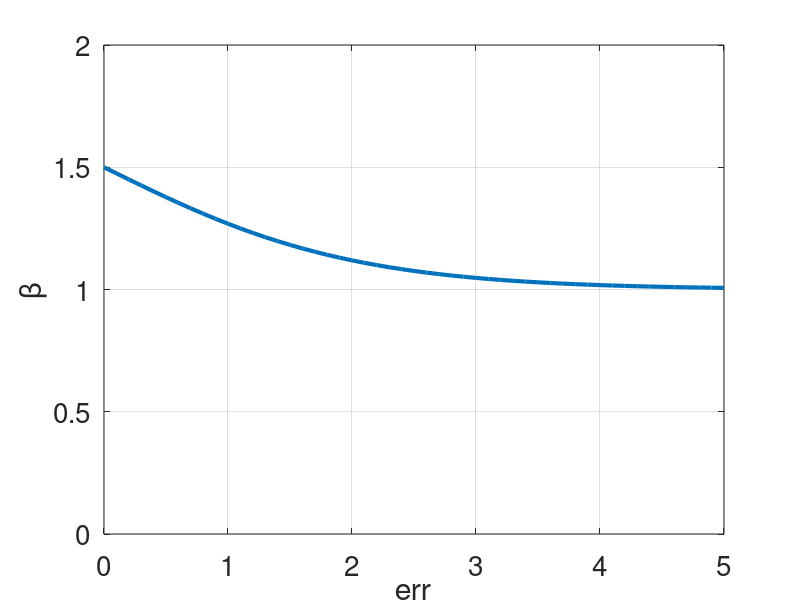

MATLAB code to generate this figure:
err=0:0.1:5;
Th=(1./(1+exp(err)))+1;
plot(err,Th,'LineWidth',3);
grid on;
xlabel('err')
ylabel('\beta');
axis([0 5 0 2])
set(gca,'FontSize',20);